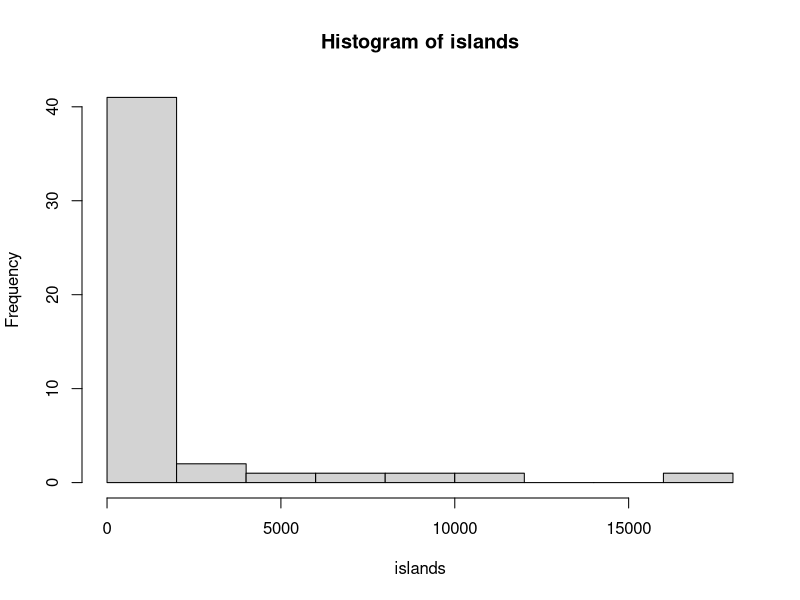
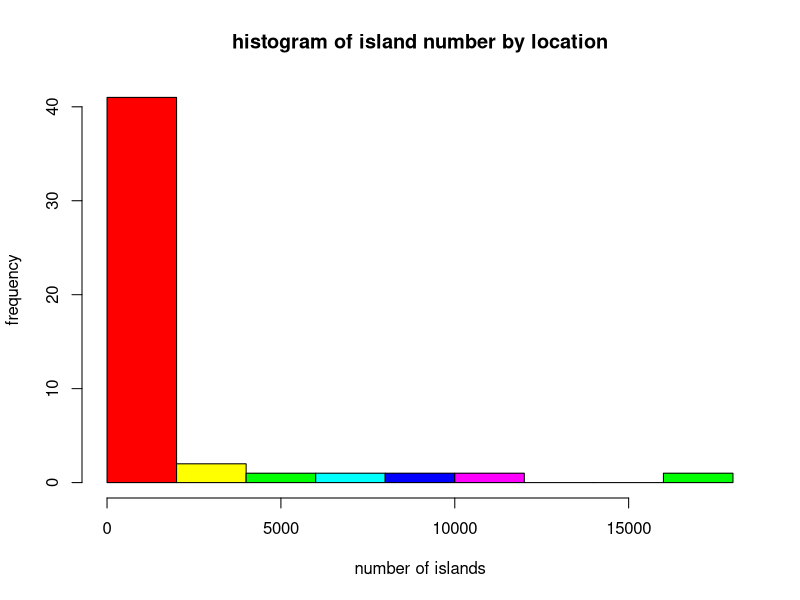

These figures' R source, in order:
## ---- chunk 1
apples <- 1
## ---- chunk 2
foo_bar <- 42
## ---- chunk 3
a <- 1
a <- 2
a
## ---- chunk 4
rm(a)
## ---- chunk 5
ls()
## ---- chunk 6
rm(list = ls())
## ---- chunk 7
sum(1, 3, 5, 7)
## ---- chunk 8
hist(islands)
## ---- chunk 9
hist(islands, xlab = "number of islands", ylab = "frequency", main="histogram of island number by location", col=rainbow(6))
## ---- chunk 10
getwd()
## ---- chunk 11
getwd
## ---- chunk 12
?hist
## ---- chunk 13
print("hello world")
